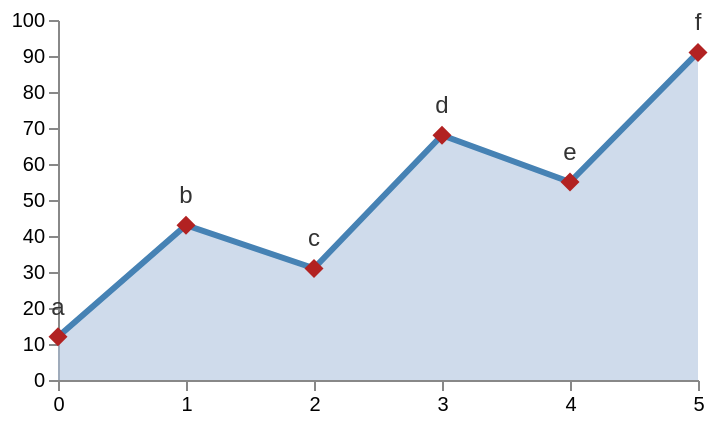

Express this chart as Vega-Lite.
### Vega specification from a JSON file in a GitHub repository (floating-point values rounded to 4 significant figures)
{"$schema": "https://vega.github.io/schema/vega/v6.json", "description": "Line, area, symbol and text marks over a shared pair of linear scales. The third differential fixture: covers the mark encoders that draw as connected series, per-datum symbols, and text with alignment and offsets.", "width": 320, "height": 180, "padding": 5, "data": [{"name": "series", "values": [{"t": 0, "v": 12, "label": "a"}, {"t": 1, "v": 43, "label": "b"}, {"t": 2, "v": 31, "label": "c"}, {"t": 3, "v": 68, "label": "d"}, {"t": 4, "v": 55, "label": "e"}, {"t": 5, "v": 91, "label": "f"}]}], "scales": [{"name": "x", "type": "linear", "domain": {"data": "series", "field": "t"}, "range": "width"}, {"name": "y", "type": "linear", "domain": {"data": "series", "field": "v"}, "nice": true, "range": "height"}], "axes": [{"orient": "bottom", "scale": "x", "tickCount": 5}, {"orient": "left", "scale": "y"}], "marks": [{"type": "area", "name": "band", "from": {"data": "series"}, "encode": {"enter": {"x": {"scale": "x", "field": "t"}, "y": {"scale": "y", "field": "v"}, "y2": {"scale": "y", "value": 0}, "fill": {"value": "lightsteelblue"}, "fillOpacity": {"value": 0.6}}}}, {"type": "line", "name": "trend", "from": {"data": "series"}, "encode": {"enter": {"x": {"scale": "x", "field": "t"}, "y": {"scale": "y", "field": "v"}, "stroke": {"value": "steelblue"}, "strokeWidth": {"value": 3}}}}, {"type": "symbol", "name": "points", "from": {"data": "series"}, "encode": {"enter": {"x": {"scale": "x", "field": "t"}, "y": {"scale": "y", "field": "v"}, "size": {"value": 90}, "shape": {"value": "diamond"}, "fill": {"value": "firebrick"}}}}, {"type": "text", "name": "labels", "from": {"data": "series"}, "encode": {"enter": {"x": {"scale": "x", "field": "t"}, "y": {"scale": "y", "field": "v"}, "text": {"field": "label"}, "align": {"value": "center"}, "baseline": {"value": "bottom"}, "dy": {"value": -8}, "fontSize": {"value": 12}, "fill": {"value": "#333"}}}}]}
